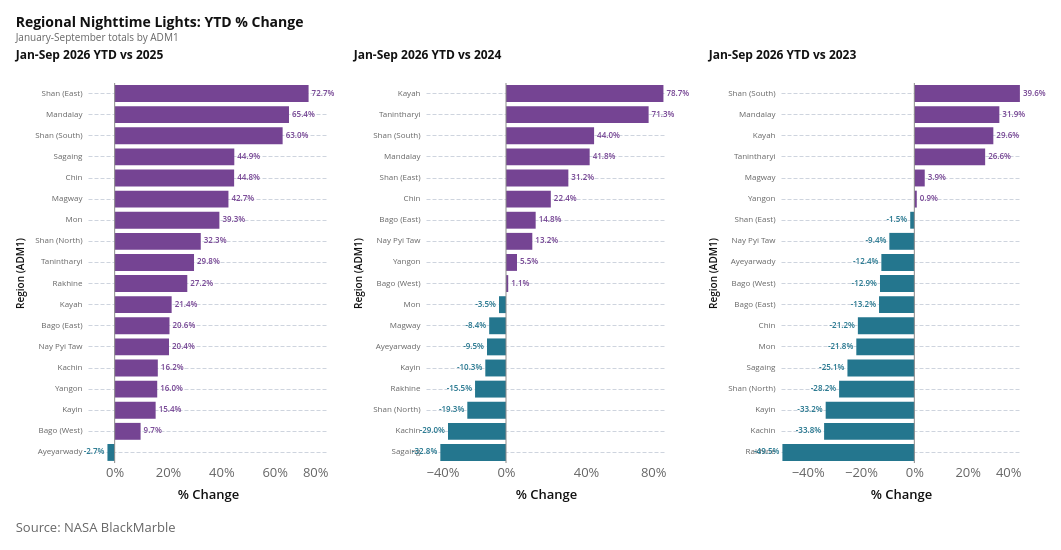

Notebook source saved alongside this figure:
### Markdown cell above
### 3.1 Year-to-Date % Change in Nightlights in Regions

### Code cell
# Fig 3.1: Regional YTD % Change in Nightlights
REPORT_MAX_MONTH = max_month


def regional_ntl_change_data(df, year1, year2, value_col):
    grouped = (
        df.assign(
            date=lambda d: pd.to_datetime(d["date"]),
            year=lambda d: pd.to_datetime(d["date"]).dt.year,
            month=lambda d: pd.to_datetime(d["date"]).dt.month,
        )
        .query("month <= @REPORT_MAX_MONTH and year in [@year1, @year2]")
        .groupby(["ADM1_EN", "year"], as_index=False)
        .agg(ntl_value=(value_col, "sum"))
        .pivot(index="ADM1_EN", columns="year", values="ntl_value")
        .reset_index()
        .rename(columns={year1: "previous_value", year2: "current_value"})
        .assign(
            previous_year=year1,
            current_year=year2,
            pct_change=lambda d: np.where(
                d["previous_value"] > 0,
                (d["current_value"] - d["previous_value"]) / d["previous_value"] * 100,
                np.nan,
            ),
            comparison=f"{report_period_label} {year2} YTD vs {year1}",
            label=lambda d: d["pct_change"].map(lambda v: f"{v:.1f}%"),
        )
        .sort_values("pct_change", ascending=False)
    )
    return grouped


regional_total_2026_2025 = regional_ntl_change_data(
    ntl_monthly_adm1, prev_year, current_year, "ntl_sum"
)
regional_total_2026_2024 = regional_ntl_change_data(
    ntl_monthly_adm1, prev_year - 1, current_year, "ntl_sum"
)
regional_total_2026_2023 = regional_ntl_change_data(
    ntl_monthly_adm1, prev_year - 2, current_year, "ntl_sum"
)
regional_total_chart_data = pd.concat(
    [regional_total_2026_2025, regional_total_2026_2024, regional_total_2026_2023],
    ignore_index=True,
)
base = alt.Chart(regional_total_chart_data).encode(
    x=alt.X(
        "pct_change:Q",
        title="% Change",
        axis=alt.Axis(labelExpr="format(datum.value, '~g') + '%'"),
    ),
    y=alt.Y(
        "ADM1_EN:N",
        sort="-x",
        title="Region (ADM1)",
        axis=alt.Axis(labelFontSize=8, titleFontSize=10),
    ),
    color=alt.condition(
        alt.datum.pct_change >= 0, alt.value("#754493"), alt.value("#24768E")
    ),
    tooltip=[
        alt.Tooltip("ADM1_EN:N", title="Region"),
        alt.Tooltip("comparison:N", title="Comparison"),
        alt.Tooltip("pct_change:Q", format="+.1f", title="% Change"),
    ],
)
bars = base.mark_bar()
labels = base.mark_text(
    fontSize=8,
    color="#666666",
    align=alt.expr("datum.pct_change >= 0 ? 'left' : 'right'"),
    dx=alt.expr("datum.pct_change >= 0 ? 3 : -3"),
).encode(text="label:N")
zero = (
    alt.Chart(pd.DataFrame({"zero": [0]})).mark_rule(color="#8A8A8A").encode(x="zero:Q")
)
chart_2025 = (
    bars.transform_filter(
        alt.datum.comparison
        == f"{report_period_label} {current_year} YTD vs {prev_year}"
    )
    + labels.transform_filter(
        alt.datum.comparison
        == f"{report_period_label} {current_year} YTD vs {prev_year}"
    )
    + zero
).properties(
    width=240,
    height=380,
    title=alt.Title(
        text=f"{report_period_label} {current_year} YTD vs {prev_year}",
        fontSize=12,
        anchor="start",
    ),
)
chart_2024 = (
    bars.transform_filter(
        alt.datum.comparison
        == f"{report_period_label} {current_year} YTD vs {prev_year - 1}"
    )
    + labels.transform_filter(
        alt.datum.comparison
        == f"{report_period_label} {current_year} YTD vs {prev_year - 1}"
    )
    + zero
).properties(
    width=240,
    height=380,
    title=alt.Title(
        text=f"{report_period_label} {current_year} YTD vs {prev_year - 1}",
        fontSize=12,
        anchor="start",
    ),
)
chart_2023 = (
    bars.transform_filter(
        alt.datum.comparison
        == f"{report_period_label} {current_year} YTD vs {prev_year - 2}"
    )
    + labels.transform_filter(
        alt.datum.comparison
        == f"{report_period_label} {current_year} YTD vs {prev_year - 2}"
    )
    + zero
).properties(
    width=240,
    height=380,
    title=alt.Title(
        text=f"{report_period_label} {current_year} YTD vs {prev_year - 2}",
        fontSize=12,
        anchor="start",
    ),
)
chart = alt.hconcat(chart_2025, chart_2024, chart_2023).properties(
    title=alt.Title(
        text="Regional Nighttime Lights: YTD % Change",
        subtitle=f"{report_period_subtitle} totals by ADM1",
        fontSize=14,
        subtitleFontSize=10,
        anchor="start",
        offset=6,
    )
)
az.add_caption(chart, "Source: NASA BlackMarble")

### Figure 1 — Vega-Lite specification as saved in the notebook (floating-point values rounded to 4 significant figures)
{"config": {"background": "white", "padding": 15, "mark": {"tooltip": true, "color": "#34A7F2"}, "point": {"filled": true, "size": 60, "stroke": "white", "strokeWidth": 1}, "circle": {"filled": true, "stroke": "white", "strokeWidth": 1}, "square": {"filled": true, "stroke": "white", "strokeWidth": 1}, "line": {"strokeWidth": 4, "strokeCap": "round", "strokeJoin": "round"}, "bar": {"cornerRadiusEnd": 0}, "text": {"font": "Open Sans, sans-serif", "fontSize": 13, "fontWeight": 600, "lineHeight": 16, "color": "#111111"}, "area": {"opacity": 0.7}, "arc": {"stroke": "white", "strokeWidth": 1}, "rect": {"stroke": "#8A969F", "strokeWidth": 0.5}, "geoshape": {"stroke": "#666666", "strokeWidth": 0.3, "strokeJoin": "round", "strokeCap": "round"}, "title": {"font": "Open Sans, sans-serif", "fontSize": 18, "fontWeight": 700, "lineHeight": 22, "color": "#111111", "anchor": "start", "offset": 21, "subtitleFont": "Open Sans, sans-serif", "subtitleFontSize": 15, "subtitleFontWeight": 400, "subtitleLineHeight": 18, "subtitleColor": "#666666", "subtitlePadding": 3}, "axis": {"domain": false, "grid": true, "gridColor": "#CED4DE", "gridDash": [4, 2], "gridWidth": 1, "labelFont": "Open Sans, sans-serif", "labelFontSize": 13, "labelFontWeight": 400, "labelColor": "#666666", "labelPadding": 3, "tickColor": "#CED4DE", "tickSize": 5, "tickCount": 5, "titleFont": "Open Sans, sans-serif", "titleFontSize": 13, "titleFontWeight": 600, "titleColor": "#111111", "titlePadding": 9}, "axisX": {"grid": false, "tickSize": 0, "labelAngle": 0}, "axisY": {"domain": false, "ticks": false, "gridColor": "#CED4DE", "gridDash": [4, 2], "gridWidth": 1}, "axisQuantitative": {"tickCount": 5}, "axisBand": {"labelPadding": 6, "tickSize": 0}, "axisTemporal": {"grid": false}, "legend": {"labelFont": "Open Sans, sans-serif", "labelFontSize": 13, "labelFontWeight": 600, "labelColor": "#111111", "titleFont": "Open Sans, sans-serif", "titleFontSize": 13, "titleFontWeight": 600, "titleColor": "#111111", "titlePadding": 3, "symbolSize": 196, "symbolStrokeWidth": 0, "padding": 0, "offset": 21, "columnPadding": 21, "rowPadding": 6, "labelOffset": 6, "orient": "bottom", "labelLimit": 200, "titleLimit": 400, "layout": {"bottom": {"direction": "vertical", "anchor": "start"}}}, "view": {"stroke": null, "continuousWidth": 600, "continuousHeight": 400}, "range": {"category": ["#34A7F2", "#FF9800", "#664AB6", "#4EC2C0", "#F3578E", "#081079", "#0C7C68", "#AA0000", "#DDDA21"], "diverging": ["#920000", "#BD6126", "#E3A763", "#EFEFEF", "#80BDE7", "#3587C3", "#025288"], "heatmap": ["#E3F6FD", "#75CCEC", "#089BD4", "#0169A1", "#023B6F"], "ordinal": ["#E3F6FD", "#75CCEC", "#089BD4", "#0169A1", "#023B6F"], "ramp": ["#E3F6FD", "#75CCEC", "#089BD4", "#0169A1", "#023B6F"]}, "scale": {"bandPaddingInner": 0.2, "bandPaddingOuter": 0.1, "pointPadding": 0.5}, "header": {"labelFont": "Open Sans, sans-serif", "labelFontSize": 13, "labelFontWeight": 600, "labelColor": "#111111", "titleFont": "Open Sans, sans-serif", "titleFontSize": 15, "titleFontWeight": 600, "titleColor": "#111111"}, "concat": {"spacing": 18}, "facet": {"spacing": 18}, "selection": {"point": {"on": "click", "clear": "dblclick"}, "interval": {"mark": {"fill": "#0071BC", "fillOpacity": 0.15, "stroke": "#0071BC", "strokeWidth": 1}}}}, "vconcat": [{"hconcat": [{"layer": [{"mark": {"type": "bar"}, "encoding": {"color": {"condition": {"test": "(datum.pct_change >= 0)", "value": "#754493"}, "value": "#24768E"}, "tooltip": [{"field": "ADM1_EN", "title": "Region", "type": "nominal"}, {"field": "comparison", "title": "Comparison", "type": "nominal"}, {"field": "pct_change", "format": "+.1f", "title": "% Change", "type": "quantitative"}], "x": {"axis": {"labelExpr": "format(datum.value, '~g') + '%'"}, "field": "pct_change", "title": "% Change", "type": "quantitative"}, "y": {"axis": {"labelFontSize": 8, "titleFontSize": 10}, "field": "ADM1_EN", "sort": "-x", "title": "Region (ADM1)", "type": "nominal"}}, "transform": [{"filter": "(datum.comparison === 'Jan-Sep 2026 YTD vs 2025')"}]}, {"mark": {"type": "text", "align": {"expr": "datum.pct_change >= 0 ? 'left' : 'right'"}, "color": "#666666", "dx": {"expr": "datum.pct_change >= 0 ? 3 : -3"}, "fontSize": 8}, "encoding": {"color": {"condition": {"test": "(datum.pct_change >= 0)", "value": "#754493"}, "value": "#24768E"}, "text": {"field": "label", "type": "nominal"}, "tooltip": [{"field": "ADM1_EN", "title": "Region", "type": "nominal"}, {"field": "comparison", "title": "Comparison", "type": "nominal"}, {"field": "pct_change", "format": "+.1f", "title": "% Change", "type": "quantitative"}], "x": {"axis": {"labelExpr": "format(datum.value, '~g') + '%'"}, "field": "pct_change", "title": "% Change", "type": "quantitative"}, "y": {"axis": {"labelFontSize": 8, "titleFontSize": 10}, "field": "ADM1_EN", "sort": "-x", "title": "Region (ADM1)", "type": "nominal"}}, "transform": [{"filter": "(datum.comparison === 'Jan-Sep 2026 YTD vs 2025')"}]}, {"data": {"name": "data-42990c68f268a11fa16682fcd3437a6f"}, "mark": {"type": "rule", "color": "#8A8A8A"}, "encoding": {"x": {"field": "zero", "type": "quantitative"}}}], "height": 380, "title": {"text": "Jan-Sep 2026 YTD vs 2025", "anchor": "start", "fontSize": 12}, "width": 240}, {"layer": [{"mark": {"type": "bar"}, "encoding": {"color": {"condition": {"test": "(datum.pct_change >= 0)", "value": "#754493"}, "value": "#24768E"}, "tooltip": [{"field": "ADM1_EN", "title": "Region", "type": "nominal"}, {"field": "comparison", "title": "Comparison", "type": "nominal"}, {"field": "pct_change", "format": "+.1f", "title": "% Change", "type": "quantitative"}], "x": {"axis": {"labelExpr": "format(datum.value, '~g') + '%'"}, "field": "pct_change", "title": "% Change", "type": "quantitative"}, "y": {"axis": {"labelFontSize": 8, "titleFontSize": 10}, "field": "ADM1_EN", "sort": "-x", "title": "Region (ADM1)", "type": "nominal"}}, "transform": [{"filter": "(datum.comparison === 'Jan-Sep 2026 YTD vs 2024')"}]}, {"mark": {"type": "text", "align": {"expr": "datum.pct_change >= 0 ? 'left' : 'right'"}, "color": "#666666", "dx": {"expr": "datum.pct_change >= 0 ? 3 : -3"}, "fontSize": 8}, "encoding": {"color": {"condition": {"test": "(datum.pct_change >= 0)", "value": "#754493"}, "value": "#24768E"}, "text": {"field": "label", "type": "nominal"}, "tooltip": [{"field": "ADM1_EN", "title": "Region", "type": "nominal"}, {"field": "comparison", "title": "Comparison", "type": "nominal"}, {"field": "pct_change", "format": "+.1f", "title": "% Change", "type": "quantitative"}], "x": {"axis": {"labelExpr": "format(datum.value, '~g') + '%'"}, "field": "pct_change", "title": "% Change", "type": "quantitative"}, "y": {"axis": {"labelFontSize": 8, "titleFontSize": 10}, "field": "ADM1_EN", "sort": "-x", "title": "Region (ADM1)", "type": "nominal"}}, "transform": [{"filter": "(datum.comparison === 'Jan-Sep 2026 YTD vs 2024')"}]}, {"data": {"name": "data-42990c68f268a11fa16682fcd3437a6f"}, "mark": {"type": "rule", "color": "#8A8A8A"}, "encoding": {"x": {"field": "zero", "type": "quantitative"}}}], "height": 380, "title": {"text": "Jan-Sep 2026 YTD vs 2024", "anchor": "start", "fontSize": 12}, "width": 240}, {"layer": [{"mark": {"type": "bar"}, "encoding": {"color": {"condition": {"test": "(datum.pct_change >= 0)", "value": "#754493"}, "value": "#24768E"}, "tooltip": [{"field": "ADM1_EN", "title": "Region", "type": "nominal"}, {"field": "comparison", "title": "Comparison", "type": "nominal"}, {"field": "pct_change", "format": "+.1f", "title": "% Change", "type": "quantitative"}], "x": {"axis": {"labelExpr": "format(datum.value, '~g') + '%'"}, "field": "pct_change", "title": "% Change", "type": "quantitative"}, "y": {"axis": {"labelFontSize": 8, "titleFontSize": 10}, "field": "ADM1_EN", "sort": "-x", "title": "Region (ADM1)", "type": "nominal"}}, "transform": [{"filter": "(datum.comparison === 'Jan-Sep 2026 YTD vs 2023')"}]}, {"mark": {"type": "text", "align": {"expr": "datum.pct_change >= 0 ? 'left' : 'right'"}, "color": "#666666", "dx": {"expr": "datum.pct_change >= 0 ? 3 : -3"}, "fontSize": 8}, "encoding": {"color": {"condition": {"test": "(datum.pct_change >= 0)", "value": "#754493"}, "value": "#24768E"}, "text": {"field": "label", "type": "nominal"}, "tooltip": [{"field": "ADM1_EN", "title": "Region", "type": "nominal"}, {"field": "comparison", "title": "Comparison", "type": "nominal"}, {"field": "pct_change", "format": "+.1f", "title": "% Change", "type": "quantitative"}], "x": {"axis": {"labelExpr": "format(datum.value, '~g') + '%'"}, "field": "pct_change", "title": "% Change", "type": "quantitative"}, "y": {"axis": {"labelFontSize": 8, "titleFontSize": 10}, "field": "ADM1_EN", "sort": "-x", "title": "Region (ADM1)", "type": "nominal"}}, "transform": [{"filter": "(datum.comparison === 'Jan-Sep 2026 YTD vs 2023')"}]}, {"data": {"name": "data-42990c68f268a11fa16682fcd3437a6f"}, "mark": {"type": "rule", "color": "#8A8A8A"}, "encoding": {"x": {"field": "zero", "type": "quantitative"}}}], "height": 380, "title": {"text": "Jan-Sep 2026 YTD vs 2023", "anchor": "start", "fontSize": 12}, "width": 240}], "title": {"text": "Regional Nighttime Lights: YTD % Change", "anchor": "start", "fontSize": 14, "offset": 6, "subtitle": "January-September totals by ADM1", "subtitleFontSize": 10}}], "data": {"name": "data-5e60dde19f30f1f9ce881ff0c907b44e"}, "title": {"text": "Source: NASA BlackMarble", "anchor": "start", "color": "#666666", "font": "Open Sans, sans-serif", "fontSize": 13, "fontWeight": 400, "lineHeight": 20, "offset": 21, "orient": "bottom"}, "$schema": "https://vega.github.io/schema/vega-lite/v6.1.0.json", "datasets": {"data-5e60dde19f30f1f9ce881ff0c907b44e": [{"ADM1_EN": "Shan (East)", "previous_value": 144300.0, "current_value": 249300.0, "previous_year": 2025, "current_year": 2026, "pct_change": 72.72, "comparison": "Jan-Sep 2026 YTD vs 2025", "label": "72.7%"}, {"ADM1_EN": "Mandalay", "previous_value": 327900.0, "current_value": 542200.0, "previous_year": 2025, "current_year": 2026, "pct_change": 65.37, "comparison": "Jan-Sep 2026 YTD vs 2025", "label": "65.4%"}, {"ADM1_EN": "Shan (South)", "previous_value": 182300.0, "current_value": 297100.0, "previous_year": 2025, "current_year": 2026, "pct_change": 62.99, "comparison": "Jan-Sep 2026 YTD vs 2025", "label": "63.0%"}, {"ADM1_EN": "Sagaing", "previous_value": 169700.0, "current_value": 245800.0, "previous_year": 2025, "current_year": 2026, "pct_change": 44.86, "comparison": "Jan-Sep 2026 YTD vs 2025", "label": "44.9%"}, {"ADM1_EN": "Chin", "previous_value": 65200.0, "current_value": 94410.0, "previous_year": 2025, "current_year": 2026, "pct_change": 44.8, "comparison": "Jan-Sep 2026 YTD vs 2025", "label": "44.8%"}, {"ADM1_EN": "Magway", "previous_value": 119000.0, "current_value": 169700.0, "previous_year": 2025, "current_year": 2026, "pct_change": 42.67, "comparison": "Jan-Sep 2026 YTD vs 2025", "label": "42.7%"}, {"ADM1_EN": "Mon", "previous_value": 48070.0, "current_value": 66950.0, "previous_year": 2025, "current_year": 2026, "pct_change": 39.27, "comparison": "Jan-Sep 2026 YTD vs 2025", "label": "39.3%"}, {"ADM1_EN": "Shan (North)", "previous_value": 147600.0, "current_value": 195300.0, "previous_year": 2025, "current_year": 2026, "pct_change": 32.29, "comparison": "Jan-Sep 2026 YTD vs 2025", "label": "32.3%"}, {"ADM1_EN": "Tanintharyi", "previous_value": 80040.0, "current_value": 103900.0, "previous_year": 2025, "current_year": 2026, "pct_change": 29.76, "comparison": "Jan-Sep 2026 YTD vs 2025", "label": "29.8%"}, {"ADM1_EN": "Rakhine", "previous_value": 48220.0, "current_value": 61360.0, "previous_year": 2025, "current_year": 2026, "pct_change": 27.24, "comparison": "Jan-Sep 2026 YTD vs 2025", "label": "27.2%"}, {"ADM1_EN": "Kayah", "previous_value": 40220.0, "current_value": 48820.0, "previous_year": 2025, "current_year": 2026, "pct_change": 21.37, "comparison": "Jan-Sep 2026 YTD vs 2025", "label": "21.4%"}, {"ADM1_EN": "Bago (East)", "previous_value": 108500.0, "current_value": 130800.0, "previous_year": 2025, "current_year": 2026, "pct_change": 20.56, "comparison": "Jan-Sep 2026 YTD vs 2025", "label": "20.6%"}, {"ADM1_EN": "Nay Pyi Taw", "previous_value": 202900.0, "current_value": 244200.0, "previous_year": 2025, "current_year": 2026, "pct_change": 20.38, "comparison": "Jan-Sep 2026 YTD vs 2025", "label": "20.4%"}, {"ADM1_EN": "Kachin", "previous_value": 129500.0, "current_value": 150400.0, "previous_year": 2025, "current_year": 2026, "pct_change": 16.18, "comparison": "Jan-Sep 2026 YTD vs 2025", "label": "16.2%"}, {"ADM1_EN": "Yangon", "previous_value": 475100.0, "current_value": 550900.0, "previous_year": 2025, "current_year": 2026, "pct_change": 15.96, "comparison": "Jan-Sep 2026 YTD vs 2025", "label": "16.0%"}, {"ADM1_EN": "Kayin", "previous_value": 64480.0, "current_value": 74390.0, "previous_year": 2025, "current_year": 2026, "pct_change": 15.36, "comparison": "Jan-Sep 2026 YTD vs 2025", "label": "15.4%"}, {"ADM1_EN": "Bago (West)", "previous_value": 63230.0, "current_value": 69380.0, "previous_year": 2025, "current_year": 2026, "pct_change": 9.724, "comparison": "Jan-Sep 2026 YTD vs 2025", "label": "9.7%"}, {"ADM1_EN": "Ayeyarwady", "previous_value": 92430.0, "current_value": 89930.0, "previous_year": 2025, "current_year": 2026, "pct_change": -2.707, "comparison": "Jan-Sep 2026 YTD vs 2025", "label": "-2.7%"}, {"ADM1_EN": "Kayah", "previous_value": 27320.0, "current_value": 48820.0, "previous_year": 2024, "current_year": 2026, "pct_change": 78.72, "comparison": "Jan-Sep 2026 YTD vs 2024", "label": "78.7%"}, {"ADM1_EN": "Tanintharyi", "previous_value": 60620.0, "current_value": 103900.0, "previous_year": 2024, "current_year": 2026, "pct_change": 71.31, "comparison": "Jan-Sep 2026 YTD vs 2024", "label": "71.3%"}, {"ADM1_EN": "Shan (South)", "previous_value": 206200.0, "current_value": 297100.0, "previous_year": 2024, "current_year": 2026, "pct_change": 44.04, "comparison": "Jan-Sep 2026 YTD vs 2024", "label": "44.0%"}, {"ADM1_EN": "Mandalay", "previous_value": 382300.0, "current_value": 542200.0, "previous_year": 2024, "current_year": 2026, "pct_change": 41.83, "comparison": "Jan-Sep 2026 YTD vs 2024", "label": "41.8%"}, {"ADM1_EN": "Shan (East)", "previous_value": 190000.0, "current_value": 249300.0, "previous_year": 2024, "current_year": 2026, "pct_change": 31.18, "comparison": "Jan-Sep 2026 YTD vs 2024", "label": "31.2%"}, {"ADM1_EN": "Chin", "previous_value": 77130.0, "current_value": 94410.0, "previous_year": 2024, "current_year": 2026, "pct_change": 22.41, "comparison": "Jan-Sep 2026 YTD vs 2024", "label": "22.4%"}, {"ADM1_EN": "Bago (East)", "previous_value": 113900.0, "current_value": 130800.0, "previous_year": 2024, "current_year": 2026, "pct_change": 14.83, "comparison": "Jan-Sep 2026 YTD vs 2024", "label": "14.8%"}, {"ADM1_EN": "Nay Pyi Taw", "previous_value": 215800.0, "current_value": 244200.0, "previous_year": 2024, "current_year": 2026, "pct_change": 13.16, "comparison": "Jan-Sep 2026 YTD vs 2024", "label": "13.2%"}, {"ADM1_EN": "Yangon", "previous_value": 522100.0, "current_value": 550900.0, "previous_year": 2024, "current_year": 2026, "pct_change": 5.511, "comparison": "Jan-Sep 2026 YTD vs 2024", "label": "5.5%"}, {"ADM1_EN": "Bago (West)", "previous_value": 68620.0, "current_value": 69380.0, "previous_year": 2024, "current_year": 2026, "pct_change": 1.108, "comparison": "Jan-Sep 2026 YTD vs 2024", "label": "1.1%"}, {"ADM1_EN": "Mon", "previous_value": 69380.0, "current_value": 66950.0, "previous_year": 2024, "current_year": 2026, "pct_change": -3.5, "comparison": "Jan-Sep 2026 YTD vs 2024", "label": "-3.5%"}, {"ADM1_EN": "Magway", "previous_value": 185300.0, "current_value": 169700.0, "previous_year": 2024, "current_year": 2026, "pct_change": -8.412, "comparison": "Jan-Sep 2026 YTD vs 2024", "label": "-8.4%"}, {"ADM1_EN": "Ayeyarwady", "previous_value": 99360.0, "current_value": 89930.0, "previous_year": 2024, "current_year": 2026, "pct_change": -9.492, "comparison": "Jan-Sep 2026 YTD vs 2024", "label": "-9.5%"}, {"ADM1_EN": "Kayin", "previous_value": 82980.0, "current_value": 74390.0, "previous_year": 2024, "current_year": 2026, "pct_change": -10.35, "comparison": "Jan-Sep 2026 YTD vs 2024", "label": "-10.3%"}, {"ADM1_EN": "Rakhine", "previous_value": 72590.0, "current_value": 61360.0, "previous_year": 2024, "current_year": 2026, "pct_change": -15.48, "comparison": "Jan-Sep 2026 YTD vs 2024", "label": "-15.5%"}, {"ADM1_EN": "Shan (North)", "previous_value": 242100.0, "current_value": 195300.0, "previous_year": 2024, "current_year": 2026, "pct_change": -19.34, "comparison": "Jan-Sep 2026 YTD vs 2024", "label": "-19.3%"}, {"ADM1_EN": "Kachin", "previous_value": 211800.0, "current_value": 150400.0, "previous_year": 2024, "current_year": 2026, "pct_change": -29.0, "comparison": "Jan-Sep 2026 YTD vs 2024", "label": "-29.0%"}, {"ADM1_EN": "Sagaing", "previous_value": 366000.0, "current_value": 245800.0, "previous_year": 2024, "current_year": 2026, "pct_change": -32.83, "comparison": "Jan-Sep 2026 YTD vs 2024", "label": "-32.8%"}, {"ADM1_EN": "Shan (South)", "previous_value": 212800.0, "current_value": 297100.0, "previous_year": 2023, "current_year": 2026, "pct_change": 39.59, "comparison": "Jan-Sep 2026 YTD vs 2023", "label": "39.6%"}, {"ADM1_EN": "Mandalay", "previous_value": 411100.0, "current_value": 542200.0, "previous_year": 2023, "current_year": 2026, "pct_change": 31.88, "comparison": "Jan-Sep 2026 YTD vs 2023", "label": "31.9%"}, {"ADM1_EN": "Kayah", "previous_value": 37660.0, "current_value": 48820.0, "previous_year": 2023, "current_year": 2026, "pct_change": 29.63, "comparison": "Jan-Sep 2026 YTD vs 2023", "label": "29.6%"}, {"ADM1_EN": "Tanintharyi", "previous_value": 82060.0, "current_value": 103900.0, "previous_year": 2023, "current_year": 2026, "pct_change": 26.56, "comparison": "Jan-Sep 2026 YTD vs 2023", "label": "26.6%"}, {"ADM1_EN": "Magway", "previous_value": 163300.0, "current_value": 169700.0, "previous_year": 2023, "current_year": 2026, "pct_change": 3.902, "comparison": "Jan-Sep 2026 YTD vs 2023", "label": "3.9%"}, {"ADM1_EN": "Yangon", "previous_value": 545900.0, "current_value": 550900.0, "previous_year": 2023, "current_year": 2026, "pct_change": 0.919, "comparison": "Jan-Sep 2026 YTD vs 2023", "label": "0.9%"}, {"ADM1_EN": "Shan (East)", "previous_value": 253200.0, "current_value": 249300.0, "previous_year": 2023, "current_year": 2026, "pct_change": -1.54, "comparison": "Jan-Sep 2026 YTD vs 2023", "label": "-1.5%"}, {"ADM1_EN": "Nay Pyi Taw", "previous_value": 269500.0, "current_value": 244200.0, "previous_year": 2023, "current_year": 2026, "pct_change": -9.37, "comparison": "Jan-Sep 2026 YTD vs 2023", "label": "-9.4%"}, {"ADM1_EN": "Ayeyarwady", "previous_value": 102600.0, "current_value": 89930.0, "previous_year": 2023, "current_year": 2026, "pct_change": -12.36, "comparison": "Jan-Sep 2026 YTD vs 2023", "label": "-12.4%"}, {"ADM1_EN": "Bago (West)", "previous_value": 79630.0, "current_value": 69380.0, "previous_year": 2023, "current_year": 2026, "pct_change": -12.88, "comparison": "Jan-Sep 2026 YTD vs 2023", "label": "-12.9%"}, {"ADM1_EN": "Bago (East)", "previous_value": 150800.0, "current_value": 130800.0, "previous_year": 2023, "current_year": 2026, "pct_change": -13.24, "comparison": "Jan-Sep 2026 YTD vs 2023", "label": "-13.2%"}, {"ADM1_EN": "Chin", "previous_value": 119800.0, "current_value": 94410.0, "previous_year": 2023, "current_year": 2026, "pct_change": -21.17, "comparison": "Jan-Sep 2026 YTD vs 2023", "label": "-21.2%"}, {"ADM1_EN": "Mon", "previous_value": 85570.0, "current_value": 66950.0, "previous_year": 2023, "current_year": 2026, "pct_change": -21.76, "comparison": "Jan-Sep 2026 YTD vs 2023", "label": "-21.8%"}, {"ADM1_EN": "Sagaing", "previous_value": 328100.0, "current_value": 245800.0, "previous_year": 2023, "current_year": 2026, "pct_change": -25.08, "comparison": "Jan-Sep 2026 YTD vs 2023", "label": "-25.1%"}, {"ADM1_EN": "Shan (North)", "previous_value": 272000.0, "current_value": 195300.0, "previous_year": 2023, "current_year": 2026, "pct_change": -28.21, "comparison": "Jan-Sep 2026 YTD vs 2023", "label": "-28.2%"}, {"ADM1_EN": "Kayin", "previous_value": 111400.0, "current_value": 74390.0, "previous_year": 2023, "current_year": 2026, "pct_change": -33.25, "comparison": "Jan-Sep 2026 YTD vs 2023", "label": "-33.2%"}, {"ADM1_EN": "Kachin", "previous_value": 227300.0, "current_value": 150400.0, "previous_year": 2023, "current_year": 2026, "pct_change": -33.84, "comparison": "Jan-Sep 2026 YTD vs 2023", "label": "-33.8%"}, {"ADM1_EN": "Rakhine", "previous_value": 121400.0, "current_value": 61360.0, "previous_year": 2023, "current_year": 2026, "pct_change": -49.47, "comparison": "Jan-Sep 2026 YTD vs 2023", "label": "-49.5%"}], "data-42990c68f268a11fa16682fcd3437a6f": [{"zero": 0}]}}
